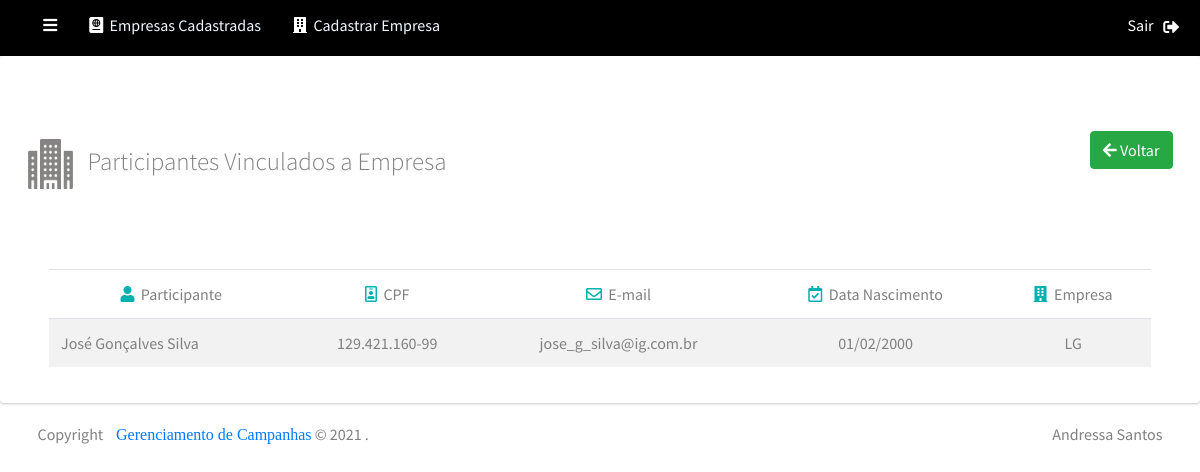
The page /empresas/view_participantes_empresas/1 on the database its author committed.
### tables this page shows
CREATE TABLE `participantes` (
  `id_cliente` int(11) NOT NULL,
  `cpf` varchar(16) DEFAULT NULL,
  `nome` varchar(100) DEFAULT NULL,
  `email` varchar(100) DEFAULT NULL,
  `data_nascimento` date DEFAULT NULL,
  `empresa` int(11) DEFAULT NULL
);

CREATE TABLE `empresas` (
  `id_empresa` int(11) NOT NULL,
  `cnpj` varchar(45) DEFAULT NULL,
  `razao_social` varchar(100) DEFAULT NULL
);

### application/controllers/Empresas.php (called while the page is built, shortened)
<?php
class Empresas extends CI_Controller {
    public function __construct(){
        $this->load->Library('form_validation');
        $this->load->model('empresas_model');
    }
    public function view_participantes_empresas($id_empresa=NULL)
    {
          $data['participantes'] = $this->empresas_model->getParticipantesEmpresa($id_empresa);
          $data['titulo'] = "Participantes Vinculados a Empresa";
          $data['view'] = 'empresas/lista_empresa';
          $this->load->view('template/home', $data);
      }
}

### index.php (called while the page is built, shortened)
<?php
require_once BASEPATH.'core/CodeIgniter.php';

### application/models/Empresas_model.php (called while the page is built, shortened)
<?php
   class Empresas_model extends CI_Model{
     public function getParticipantesEmpresa($id_empresa=NULL)
     {
        $this->db->select('participantes.*, empresas.id_empresa, empresas.razao_social');
        $this->db->from('participantes');
        $this->db->join('empresas', 'participantes.empresa = empresas.id_empresa');
        $this->db->where('participantes.empresa', $id_empresa);
        $this->db->group_by('participantes.id_cliente');
        $this->db->order_by('participantes.id_cliente', 'asc');
        return $this->db->get()->result();
      }
 }

### application/helpers/funcao_helper.php (called while the page is built, shortened)
<?php
   function formataDataView($data=NULL)
   {
        if ($data) {
            $data = explode('-', $data);
            return $data[2] .'/'. $data[1] .'/'. $data[0];
        }
   }

### application/views/empresas/lista_empresa.php (the view, shortened to what this page needs)
<section class="content">
   <div class="card">
     <div class="card-body">
        <div class="row margin-bottom-20">
           <div class="col-md-6 text-left">
             <h1><img src="<?php echo base_url('public/img/office-building.png')?>" width=50 height=50>&nbsp;&nbsp; <?= $titulo ?></h1><br><br><br>
           </div>
           <div class="col-md-6 text-right">
           <a href="<?php echo base_url('empresas') ?>" title="Voltar" class="btn btn-success btn-voltar"><i class="fas fa-arrow-left"></i> Voltar</a>
           </div>
        </div>
        <div class="table-responsive-sm div-tbl">
        <table class="table table-striped table_listar_data-table">
           <thead>
             <tr>
              <td class="text-center"><i class="fas fa-user" style="color:#01B1AF;"></i>&nbsp;&nbsp;Participante</td>
              <td class="text-center"><i class="far fa-id-badge" style="color:#01B1AF;"></i>&nbsp;&nbsp;CPF</td>
              <td class="text-center"><i class="far fa-envelope" style="color:#01B1AF;"></i>&nbsp;&nbsp;E-mail</td>
              <td class="text-center"><i class="far fa-calendar-check" style="color:#01B1AF;"></i>&nbsp;&nbsp;Data Nascimento</td>
              <td class="text-center"><i class="fas fa-building" style="color:#01B1AF;"></i>&nbsp;&nbsp;Empresa</td>
             </tr>
           </thead>
           <tbody>
             <?php
                foreach ($participantes as $p) {  ?>
                  <tr>
                  <td><?= $p->nome ?></td>
                  <td class="text-center"><?= $p->cpf ?></td>
                  <td class="text-center"><?= $p->email ?></td>
                  <td class="text-center"><?=  formataDataView($p->data_nascimento) ?></td>
                  <td class="text-center"><?= $p->razao_social ?></td>
                  </tr>
                  <?php
                }
             ?>
           </tbody>
         </table>
        </div>
       </div>
     </div>
   </section>

### application/views/empresas/lista_empresa.php (style rules this page uses)
td { color:gray; }
h1,h2 { font-weight:300!important;color:gray;font-size:30px; }
.margin-bottom-20 { margin-top: 3%;margin-left:4px; }
h1 { font-weight:300!important;color:gray;font-size:26px;margin-top:25%; }
.margin-bottom-20 { margin-top:10%;margin-left:0px; }
.margin-bottom-20 .btn-voltar { margin-right:0%;margin-top:-470px; }
.margin-bottom-20 img { width:45px;height:40; }
.div-tbl { margin-top:-15px; }
@media screen and (min-width: 480px) { h1 { font-size:28px;margin-top:17%; } }
@media screen and (min-width: 768px) { h1 { font-size:25px;margin-top:5%; } }
@media screen and (min-width: 768px) { .margin-bottom-20 { margin-top:5%;width:100%; } }
@media screen and (min-width: 768px) { .margin-bottom-20 .btn-voltar { margin-top:20px; } }
@media screen and (min-width: 768px) { .div-tbl { margin-top:0px; } }
@media screen and (min-width: 960px) { .margin-bottom-20 { margin-top:3%; } }
@media screen and (min-width: 960px) { .div-tbl { width:95%;margin-left:2.5%;margin-right:2.5%; } }

### rows shown on the page
participantes: nome "José Gonçalves Silva", cpf "129.421.160-99", email "jose_g_silva@ig.com.br", data_nascimento "01/02/2000", empresa.razao_social "LG"

### other values the page prints
$titulo "Participantes Vinculados a Empresa"
